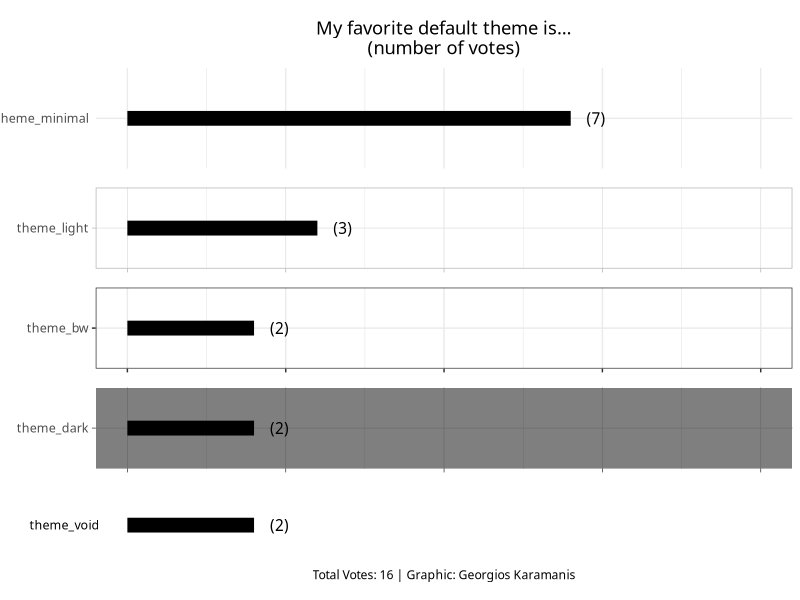

Recreate this plot in R.
library(ggplot2)
library(cowplot)

# poll <- data.frame(theme = c("theme_minimal", "theme_light", "theme_bw", "theme_dark", "theme_void", n = c(7, 3, 2, 2, 2)))

common = list(
	scale_x_continuous(limits = c(0, 10)),
	scale_y_discrete(),
	theme(
		axis.text.y = element_text(family = "IBM Plex Mono", size = 9),
		axis.text.x = element_blank(),
		axis.title = element_blank(),
		plot.title = element_text(hjust = 0.5, family = "IBM Plex Sans Bold", margin = margin(10, 0, 10, 0)),
		plot.caption = element_text(hjust = 0.5, family = "IBM Plex Sans", margin = margin(0, 0, 15, 0))
	)
)

minimal <- ggplot() +
  geom_segment(aes(x = 0, y = "theme_minimal", xend = 7, yend = "theme_minimal"), size = 5) +
	geom_text(aes(7, 1, label = paste0("(", 7, ")")), nudge_x = 0.4, family = "IBM Plex Sans") +
  labs(title = "My favorite default theme is…\n(number of votes)") +
  theme_minimal() +
	common

light <- ggplot() +
  geom_segment(aes(x = 0, y = "theme_light", xend = 3, yend = "theme_light"), size = 5) +
	geom_text(aes(3, 1, label = paste0("(", 3, ")")), nudge_x = 0.4, family = "IBM Plex Sans") +
  theme_light() +
	common

bw <- ggplot() +
  geom_segment(aes(x = 0, y = "theme_bw", xend = 2, yend = "theme_bw"), size = 5) +
	geom_text(aes(2, 1, label = paste0("(", 2, ")")), nudge_x = 0.4, family = "IBM Plex Sans") +
  theme_bw() +
	common

dark <- ggplot() +
  geom_segment(aes(x = 0, y = "theme_dark", xend = 2, yend = "theme_dark"), size = 5) +
	geom_text(aes(2, 1, label = paste0("(", 2, ")")), nudge_x = 0.4, family = "IBM Plex Sans") +
  theme_dark() +
	common

void <- ggplot() +
  geom_segment(aes(x = 0, y = "theme_void", xend = 2, yend = "theme_void"), size = 5) +
	geom_text(aes(2, 1, label = paste0("(", 2, ")")), nudge_x = 0.4, family = "IBM Plex Sans") +
  labs(caption = "Total Votes: 16 | Graphic: Georgios Karamanis") +
  theme_void() +
	common

plot_grid(minimal, light, bw, dark, void, ncol = 1, align = "v", rel_heights = c(1.8, 1, 1, 1, 1.2))